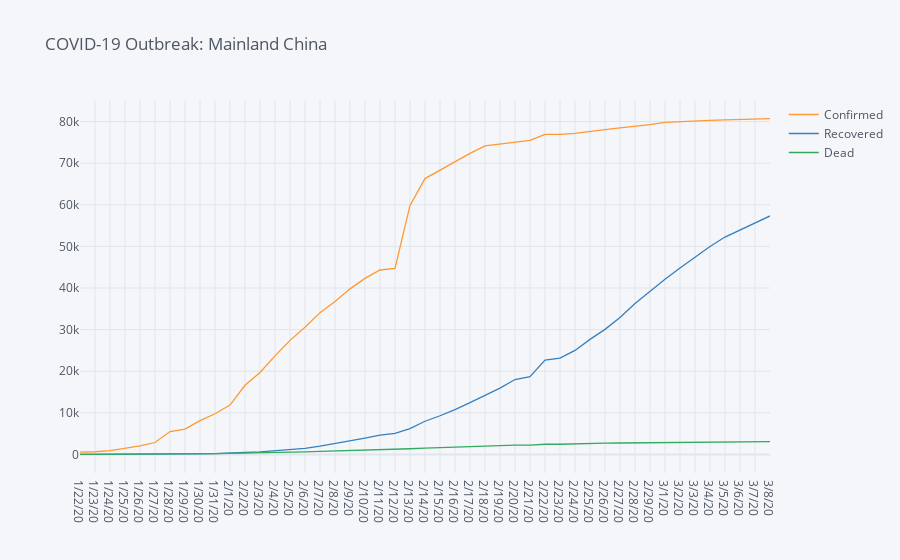
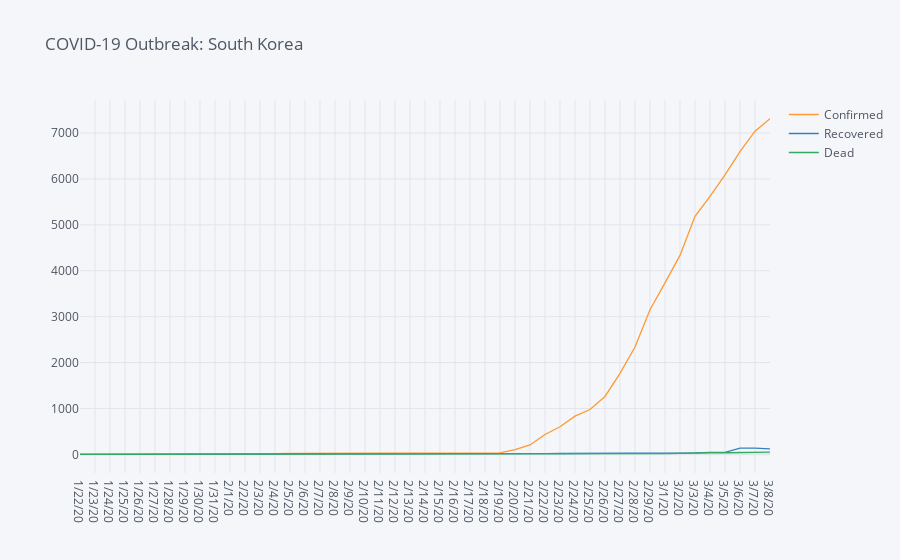
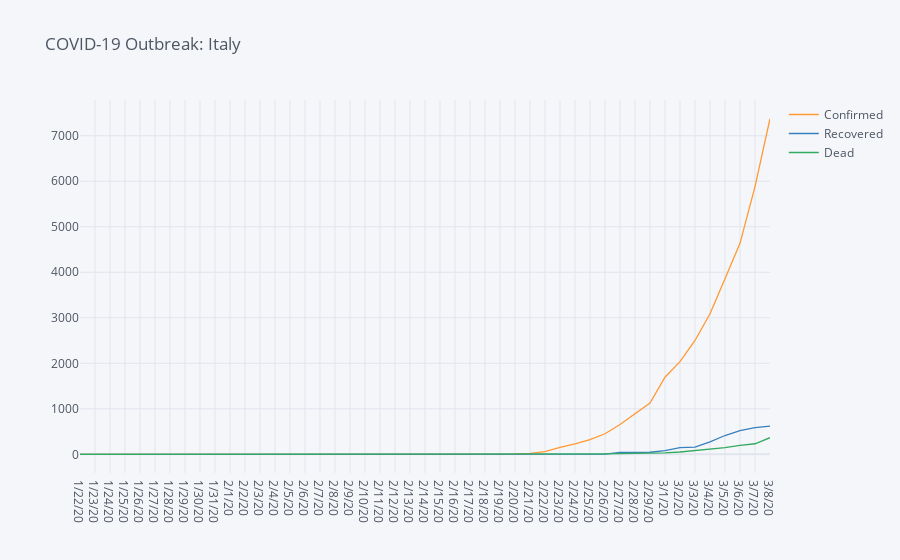
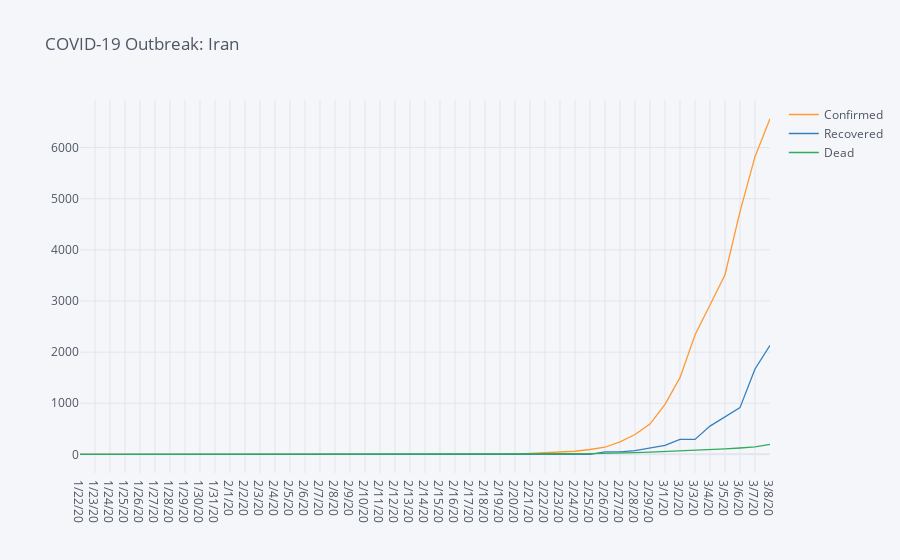

The notebook cell these images were saved under, in order:
### Code cell
for c in list(confirmed.T.sum().sort_values(ascending=False).head(4).index):
    sird_plot(c, pop_prop=False)

### Figure 1 — Plotly figure (JSON) as saved in the notebook; plotly's stock layout.template omitted (floating-point values rounded to 4 significant figures)
{"data": [{"line": {"color": "rgba(255, 153, 51, 1.0)", "dash": "solid", "shape": "linear", "width": 1.3}, "mode": "lines", "name": "Confirmed", "text": "", "type": "scatter", "x": ["1/22/20", "1/23/20", "1/24/20", "1/25/20", "1/26/20", "1/27/20", "1/28/20", "1/29/20", "1/30/20", "1/31/20", "2/1/20", "2/2/20", "2/3/20", "2/4/20", "2/5/20", "2/6/20", "2/7/20", "2/8/20", "2/9/20", "2/10/20", "2/11/20", "2/12/20", "2/13/20", "2/14/20", "2/15/20", "2/16/20", "2/17/20", "2/18/20", "2/19/20", "2/20/20", "2/21/20", "2/22/20", "2/23/20", "2/24/20", "2/25/20", "2/26/20", "2/27/20", "2/28/20", "2/29/20", "3/1/20", "3/2/20", "3/3/20", "3/4/20", "3/5/20", "3/6/20", "3/7/20", "3/8/20"], "y": [547, 639, 916, 1399, 2062, 2863, 5494, 6070, 8124, 9783, 11871, 16607, 19693, 23680, 27409, 30553, 34075, 36778, 39790, 42306, 44327, 44699, 59832, 66292, 68347, 70446, 72364, 74139, 74546, 74999, 75472, 76922, 76938, 77152, 77660, 78065, 78498, 78824, 79251, 79826, 80026, 80151, 80271, 80422, 80573, 80652, 80699]}, {"line": {"color": "rgba(55, 128, 191, 1.0)", "dash": "solid", "shape": "linear", "width": 1.3}, "mode": "lines", "name": "Recovered", "text": "", "type": "scatter", "x": ["1/22/20", "1/23/20", "1/24/20", "1/25/20", "1/26/20", "1/27/20", "1/28/20", "1/29/20", "1/30/20", "1/31/20", "2/1/20", "2/2/20", "2/3/20", "2/4/20", "2/5/20", "2/6/20", "2/7/20", "2/8/20", "2/9/20", "2/10/20", "2/11/20", "2/12/20", "2/13/20", "2/14/20", "2/15/20", "2/16/20", "2/17/20", "2/18/20", "2/19/20", "2/20/20", "2/21/20", "2/22/20", "2/23/20", "2/24/20", "2/25/20", "2/26/20", "2/27/20", "2/28/20", "2/29/20", "3/1/20", "3/2/20", "3/3/20", "3/4/20", "3/5/20", "3/6/20", "3/7/20", "3/8/20"], "y": [28, 30, 36, 39, 49, 58, 101, 120, 135, 214, 275, 463, 614, 843, 1115, 1476, 1998, 2595, 3218, 3917, 4635, 5079, 6213, 7973, 9294, 10748, 12455, 14199, 15952, 18002, 18693, 22687, 23170, 24990, 27650, 30053, 32898, 36291, 39279, 42118, 44810, 47404, 49955, 52240, 53888, 55478, 57320]}, {"line": {"color": "rgba(50, 171, 96, 1.0)", "dash": "solid", "shape": "linear", "width": 1.3}, "mode": "lines", "name": "Dead", "text": "", "type": "scatter", "x": ["1/22/20", "1/23/20", "1/24/20", "1/25/20", "1/26/20", "1/27/20", "1/28/20", "1/29/20", "1/30/20", "1/31/20", "2/1/20", "2/2/20", "2/3/20", "2/4/20", "2/5/20", "2/6/20", "2/7/20", "2/8/20", "2/9/20", "2/10/20", "2/11/20", "2/12/20", "2/13/20", "2/14/20", "2/15/20", "2/16/20", "2/17/20", "2/18/20", "2/19/20", "2/20/20", "2/21/20", "2/22/20", "2/23/20", "2/24/20", "2/25/20", "2/26/20", "2/27/20", "2/28/20", "2/29/20", "3/1/20", "3/2/20", "3/3/20", "3/4/20", "3/5/20", "3/6/20", "3/7/20", "3/8/20"], "y": [17, 18, 26, 42, 56, 82, 131, 133, 171, 213, 259, 361, 425, 490, 562, 632, 717, 804, 904, 1011, 1111, 1116, 1368, 1520, 1662, 1765, 1863, 2002, 2114, 2236, 2236, 2441, 2443, 2593, 2663, 2715, 2744, 2788, 2835, 2870, 2912, 2945, 2981, 3013, 3042, 3070, 3097]}], "layout": {"legend": {"bgcolor": "#F5F6F9", "font": {"color": "#4D5663"}}, "paper_bgcolor": "#F5F6F9", "plot_bgcolor": "#F5F6F9", "title": {"font": {"color": "#4D5663"}, "text": "COVID-19 Outbreak: Mainland China"}, "xaxis": {"gridcolor": "#E1E5ED", "showgrid": true, "tickfont": {"color": "#4D5663"}, "title": {"font": {"color": "#4D5663"}, "text": ""}, "zerolinecolor": "#E1E5ED"}, "yaxis": {"gridcolor": "#E1E5ED", "showgrid": true, "tickfont": {"color": "#4D5663"}, "title": {"font": {"color": "#4D5663"}, "text": ""}, "zerolinecolor": "#E1E5ED"}}}

### Figure 2 — Plotly figure (JSON) as saved in the notebook; plotly's stock layout.template omitted (floating-point values rounded to 4 significant figures)
{"data": [{"line": {"color": "rgba(255, 153, 51, 1.0)", "dash": "solid", "shape": "linear", "width": 1.3}, "mode": "lines", "name": "Confirmed", "text": "", "type": "scatter", "x": ["1/22/20", "1/23/20", "1/24/20", "1/25/20", "1/26/20", "1/27/20", "1/28/20", "1/29/20", "1/30/20", "1/31/20", "2/1/20", "2/2/20", "2/3/20", "2/4/20", "2/5/20", "2/6/20", "2/7/20", "2/8/20", "2/9/20", "2/10/20", "2/11/20", "2/12/20", "2/13/20", "2/14/20", "2/15/20", "2/16/20", "2/17/20", "2/18/20", "2/19/20", "2/20/20", "2/21/20", "2/22/20", "2/23/20", "2/24/20", "2/25/20", "2/26/20", "2/27/20", "2/28/20", "2/29/20", "3/1/20", "3/2/20", "3/3/20", "3/4/20", "3/5/20", "3/6/20", "3/7/20", "3/8/20"], "y": [1, 1, 2, 2, 3, 4, 4, 4, 4, 11, 12, 15, 15, 16, 19, 23, 24, 24, 25, 27, 28, 28, 28, 28, 28, 29, 30, 31, 31, 104, 204, 433, 602, 833, 977, 1261, 1766, 2337, 3150, 3736, 4335, 5186, 5621, 6088, 6593, 7041, 7314]}, {"line": {"color": "rgba(55, 128, 191, 1.0)", "dash": "solid", "shape": "linear", "width": 1.3}, "mode": "lines", "name": "Recovered", "text": "", "type": "scatter", "x": ["1/22/20", "1/23/20", "1/24/20", "1/25/20", "1/26/20", "1/27/20", "1/28/20", "1/29/20", "1/30/20", "1/31/20", "2/1/20", "2/2/20", "2/3/20", "2/4/20", "2/5/20", "2/6/20", "2/7/20", "2/8/20", "2/9/20", "2/10/20", "2/11/20", "2/12/20", "2/13/20", "2/14/20", "2/15/20", "2/16/20", "2/17/20", "2/18/20", "2/19/20", "2/20/20", "2/21/20", "2/22/20", "2/23/20", "2/24/20", "2/25/20", "2/26/20", "2/27/20", "2/28/20", "2/29/20", "3/1/20", "3/2/20", "3/3/20", "3/4/20", "3/5/20", "3/6/20", "3/7/20", "3/8/20"], "y": [0, 0, 0, 0, 0, 0, 0, 0, 0, 0, 0, 0, 0, 0, 0, 0, 1, 1, 3, 3, 3, 7, 7, 7, 9, 9, 10, 12, 12, 16, 16, 16, 18, 18, 22, 22, 22, 22, 27, 30, 30, 30, 41, 41, 135, 135, 118]}, {"line": {"color": "rgba(50, 171, 96, 1.0)", "dash": "solid", "shape": "linear", "width": 1.3}, "mode": "lines", "name": "Dead", "text": "", "type": "scatter", "x": ["1/22/20", "1/23/20", "1/24/20", "1/25/20", "1/26/20", "1/27/20", "1/28/20", "1/29/20", "1/30/20", "1/31/20", "2/1/20", "2/2/20", "2/3/20", "2/4/20", "2/5/20", "2/6/20", "2/7/20", "2/8/20", "2/9/20", "2/10/20", "2/11/20", "2/12/20", "2/13/20", "2/14/20", "2/15/20", "2/16/20", "2/17/20", "2/18/20", "2/19/20", "2/20/20", "2/21/20", "2/22/20", "2/23/20", "2/24/20", "2/25/20", "2/26/20", "2/27/20", "2/28/20", "2/29/20", "3/1/20", "3/2/20", "3/3/20", "3/4/20", "3/5/20", "3/6/20", "3/7/20", "3/8/20"], "y": [0, 0, 0, 0, 0, 0, 0, 0, 0, 0, 0, 0, 0, 0, 0, 0, 0, 0, 0, 0, 0, 0, 0, 0, 0, 0, 0, 0, 0, 1, 2, 2, 6, 8, 10, 12, 13, 13, 16, 17, 28, 28, 35, 35, 42, 44, 50]}], "layout": {"legend": {"bgcolor": "#F5F6F9", "font": {"color": "#4D5663"}}, "paper_bgcolor": "#F5F6F9", "plot_bgcolor": "#F5F6F9", "title": {"font": {"color": "#4D5663"}, "text": "COVID-19 Outbreak: South Korea"}, "xaxis": {"gridcolor": "#E1E5ED", "showgrid": true, "tickfont": {"color": "#4D5663"}, "title": {"font": {"color": "#4D5663"}, "text": ""}, "zerolinecolor": "#E1E5ED"}, "yaxis": {"gridcolor": "#E1E5ED", "showgrid": true, "tickfont": {"color": "#4D5663"}, "title": {"font": {"color": "#4D5663"}, "text": ""}, "zerolinecolor": "#E1E5ED"}}}

### Figure 3 — Plotly figure (JSON) as saved in the notebook; plotly's stock layout.template omitted (floating-point values rounded to 4 significant figures)
{"data": [{"line": {"color": "rgba(255, 153, 51, 1.0)", "dash": "solid", "shape": "linear", "width": 1.3}, "mode": "lines", "name": "Confirmed", "text": "", "type": "scatter", "x": ["1/22/20", "1/23/20", "1/24/20", "1/25/20", "1/26/20", "1/27/20", "1/28/20", "1/29/20", "1/30/20", "1/31/20", "2/1/20", "2/2/20", "2/3/20", "2/4/20", "2/5/20", "2/6/20", "2/7/20", "2/8/20", "2/9/20", "2/10/20", "2/11/20", "2/12/20", "2/13/20", "2/14/20", "2/15/20", "2/16/20", "2/17/20", "2/18/20", "2/19/20", "2/20/20", "2/21/20", "2/22/20", "2/23/20", "2/24/20", "2/25/20", "2/26/20", "2/27/20", "2/28/20", "2/29/20", "3/1/20", "3/2/20", "3/3/20", "3/4/20", "3/5/20", "3/6/20", "3/7/20", "3/8/20"], "y": [0, 0, 0, 0, 0, 0, 0, 0, 0, 2, 2, 2, 2, 2, 2, 2, 3, 3, 3, 3, 3, 3, 3, 3, 3, 3, 3, 3, 3, 3, 20, 62, 155, 229, 322, 453, 655, 888, 1128, 1694, 2036, 2502, 3089, 3858, 4636, 5883, 7375]}, {"line": {"color": "rgba(55, 128, 191, 1.0)", "dash": "solid", "shape": "linear", "width": 1.3}, "mode": "lines", "name": "Recovered", "text": "", "type": "scatter", "x": ["1/22/20", "1/23/20", "1/24/20", "1/25/20", "1/26/20", "1/27/20", "1/28/20", "1/29/20", "1/30/20", "1/31/20", "2/1/20", "2/2/20", "2/3/20", "2/4/20", "2/5/20", "2/6/20", "2/7/20", "2/8/20", "2/9/20", "2/10/20", "2/11/20", "2/12/20", "2/13/20", "2/14/20", "2/15/20", "2/16/20", "2/17/20", "2/18/20", "2/19/20", "2/20/20", "2/21/20", "2/22/20", "2/23/20", "2/24/20", "2/25/20", "2/26/20", "2/27/20", "2/28/20", "2/29/20", "3/1/20", "3/2/20", "3/3/20", "3/4/20", "3/5/20", "3/6/20", "3/7/20", "3/8/20"], "y": [0, 0, 0, 0, 0, 0, 0, 0, 0, 0, 0, 0, 0, 0, 0, 0, 0, 0, 0, 0, 0, 0, 0, 0, 0, 0, 0, 0, 0, 0, 0, 1, 2, 1, 1, 3, 45, 46, 46, 83, 149, 160, 276, 414, 523, 589, 622]}, {"line": {"color": "rgba(50, 171, 96, 1.0)", "dash": "solid", "shape": "linear", "width": 1.3}, "mode": "lines", "name": "Dead", "text": "", "type": "scatter", "x": ["1/22/20", "1/23/20", "1/24/20", "1/25/20", "1/26/20", "1/27/20", "1/28/20", "1/29/20", "1/30/20", "1/31/20", "2/1/20", "2/2/20", "2/3/20", "2/4/20", "2/5/20", "2/6/20", "2/7/20", "2/8/20", "2/9/20", "2/10/20", "2/11/20", "2/12/20", "2/13/20", "2/14/20", "2/15/20", "2/16/20", "2/17/20", "2/18/20", "2/19/20", "2/20/20", "2/21/20", "2/22/20", "2/23/20", "2/24/20", "2/25/20", "2/26/20", "2/27/20", "2/28/20", "2/29/20", "3/1/20", "3/2/20", "3/3/20", "3/4/20", "3/5/20", "3/6/20", "3/7/20", "3/8/20"], "y": [0, 0, 0, 0, 0, 0, 0, 0, 0, 0, 0, 0, 0, 0, 0, 0, 0, 0, 0, 0, 0, 0, 0, 0, 0, 0, 0, 0, 0, 0, 1, 2, 3, 7, 10, 12, 17, 21, 29, 34, 52, 79, 107, 148, 197, 233, 366]}], "layout": {"legend": {"bgcolor": "#F5F6F9", "font": {"color": "#4D5663"}}, "paper_bgcolor": "#F5F6F9", "plot_bgcolor": "#F5F6F9", "title": {"font": {"color": "#4D5663"}, "text": "COVID-19 Outbreak: Italy"}, "xaxis": {"gridcolor": "#E1E5ED", "showgrid": true, "tickfont": {"color": "#4D5663"}, "title": {"font": {"color": "#4D5663"}, "text": ""}, "zerolinecolor": "#E1E5ED"}, "yaxis": {"gridcolor": "#E1E5ED", "showgrid": true, "tickfont": {"color": "#4D5663"}, "title": {"font": {"color": "#4D5663"}, "text": ""}, "zerolinecolor": "#E1E5ED"}}}

### Figure 4 — Plotly figure (JSON) as saved in the notebook; plotly's stock layout.template omitted (floating-point values rounded to 4 significant figures)
{"data": [{"line": {"color": "rgba(255, 153, 51, 1.0)", "dash": "solid", "shape": "linear", "width": 1.3}, "mode": "lines", "name": "Confirmed", "text": "", "type": "scatter", "x": ["1/22/20", "1/23/20", "1/24/20", "1/25/20", "1/26/20", "1/27/20", "1/28/20", "1/29/20", "1/30/20", "1/31/20", "2/1/20", "2/2/20", "2/3/20", "2/4/20", "2/5/20", "2/6/20", "2/7/20", "2/8/20", "2/9/20", "2/10/20", "2/11/20", "2/12/20", "2/13/20", "2/14/20", "2/15/20", "2/16/20", "2/17/20", "2/18/20", "2/19/20", "2/20/20", "2/21/20", "2/22/20", "2/23/20", "2/24/20", "2/25/20", "2/26/20", "2/27/20", "2/28/20", "2/29/20", "3/1/20", "3/2/20", "3/3/20", "3/4/20", "3/5/20", "3/6/20", "3/7/20", "3/8/20"], "y": [0, 0, 0, 0, 0, 0, 0, 0, 0, 0, 0, 0, 0, 0, 0, 0, 0, 0, 0, 0, 0, 0, 0, 0, 0, 0, 0, 0, 2, 5, 18, 28, 43, 61, 95, 139, 245, 388, 593, 978, 1501, 2336, 2922, 3513, 4747, 5823, 6566]}, {"line": {"color": "rgba(55, 128, 191, 1.0)", "dash": "solid", "shape": "linear", "width": 1.3}, "mode": "lines", "name": "Recovered", "text": "", "type": "scatter", "x": ["1/22/20", "1/23/20", "1/24/20", "1/25/20", "1/26/20", "1/27/20", "1/28/20", "1/29/20", "1/30/20", "1/31/20", "2/1/20", "2/2/20", "2/3/20", "2/4/20", "2/5/20", "2/6/20", "2/7/20", "2/8/20", "2/9/20", "2/10/20", "2/11/20", "2/12/20", "2/13/20", "2/14/20", "2/15/20", "2/16/20", "2/17/20", "2/18/20", "2/19/20", "2/20/20", "2/21/20", "2/22/20", "2/23/20", "2/24/20", "2/25/20", "2/26/20", "2/27/20", "2/28/20", "2/29/20", "3/1/20", "3/2/20", "3/3/20", "3/4/20", "3/5/20", "3/6/20", "3/7/20", "3/8/20"], "y": [0, 0, 0, 0, 0, 0, 0, 0, 0, 0, 0, 0, 0, 0, 0, 0, 0, 0, 0, 0, 0, 0, 0, 0, 0, 0, 0, 0, 0, 0, 0, 0, 0, 0, 0, 49, 49, 73, 123, 175, 291, 291, 552, 739, 913, 1669, 2134]}, {"line": {"color": "rgba(50, 171, 96, 1.0)", "dash": "solid", "shape": "linear", "width": 1.3}, "mode": "lines", "name": "Dead", "text": "", "type": "scatter", "x": ["1/22/20", "1/23/20", "1/24/20", "1/25/20", "1/26/20", "1/27/20", "1/28/20", "1/29/20", "1/30/20", "1/31/20", "2/1/20", "2/2/20", "2/3/20", "2/4/20", "2/5/20", "2/6/20", "2/7/20", "2/8/20", "2/9/20", "2/10/20", "2/11/20", "2/12/20", "2/13/20", "2/14/20", "2/15/20", "2/16/20", "2/17/20", "2/18/20", "2/19/20", "2/20/20", "2/21/20", "2/22/20", "2/23/20", "2/24/20", "2/25/20", "2/26/20", "2/27/20", "2/28/20", "2/29/20", "3/1/20", "3/2/20", "3/3/20", "3/4/20", "3/5/20", "3/6/20", "3/7/20", "3/8/20"], "y": [0, 0, 0, 0, 0, 0, 0, 0, 0, 0, 0, 0, 0, 0, 0, 0, 0, 0, 0, 0, 0, 0, 0, 0, 0, 0, 0, 0, 2, 2, 4, 5, 8, 12, 16, 19, 26, 34, 43, 54, 66, 77, 92, 107, 124, 145, 194]}], "layout": {"legend": {"bgcolor": "#F5F6F9", "font": {"color": "#4D5663"}}, "paper_bgcolor": "#F5F6F9", "plot_bgcolor": "#F5F6F9", "title": {"font": {"color": "#4D5663"}, "text": "COVID-19 Outbreak: Iran"}, "xaxis": {"gridcolor": "#E1E5ED", "showgrid": true, "tickfont": {"color": "#4D5663"}, "title": {"font": {"color": "#4D5663"}, "text": ""}, "zerolinecolor": "#E1E5ED"}, "yaxis": {"gridcolor": "#E1E5ED", "showgrid": true, "tickfont": {"color": "#4D5663"}, "title": {"font": {"color": "#4D5663"}, "text": ""}, "zerolinecolor": "#E1E5ED"}}}
